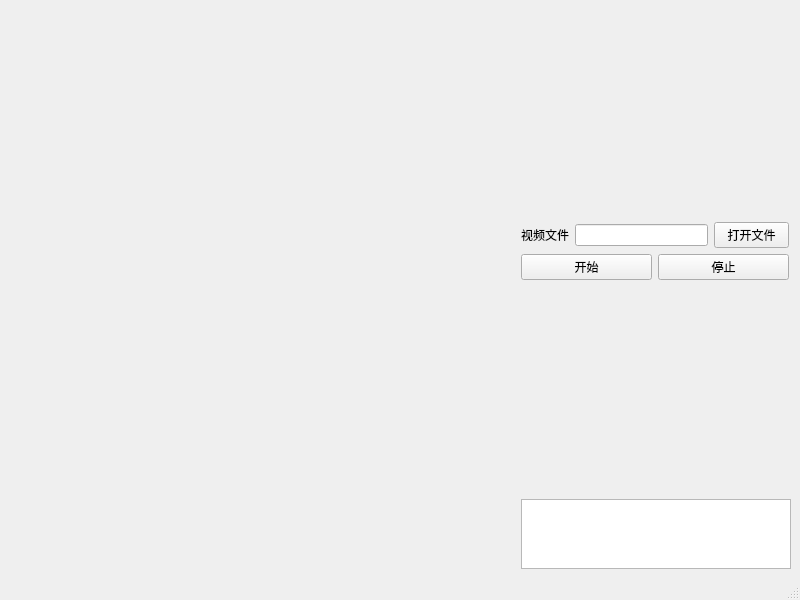
<?xml version="1.0" encoding="UTF-8"?>
<ui version="4.0">
 <class>ShakeTestWindow</class>
 <widget class="QMainWindow" name="ShakeTestWindow">
  <property name="geometry">
   <rect>
    <x>0</x>
    <y>0</y>
    <width>800</width>
    <height>600</height>
   </rect>
  </property>
  <property name="windowTitle">
   <string>MainWindow</string>
  </property>
  <widget class="QWidget" name="centralwidget">
   <layout class="QGridLayout" name="gridLayout">
    <item row="0" column="0">
     <widget class="QLabel" name="videoview">
      <property name="minimumSize">
       <size>
        <width>441</width>
        <height>0</height>
       </size>
      </property>
      <property name="text">
       <string/>
      </property>
     </widget>
    </item>
    <item row="0" column="1">
     <layout class="QVBoxLayout" name="verticalLayout">
      <item>
       <spacer name="verticalSpacer_2">
        <property name="maximumSize">
         <size>
          <width>270</width>
          <height>16777215</height>
         </size>
        </property>
        <property name="orientation">
         <enum>Qt::Vertical</enum>
        </property>
        <property name="sizeHint" stdset="0">
         <size>
          <width>20</width>
          <height>40</height>
         </size>
        </property>
       </spacer>
      </item>
      <item>
       <layout class="QHBoxLayout" name="horizontalLayout">
        <item>
         <widget class="QLabel" name="label">
          <property name="maximumSize">
           <size>
            <width>48</width>
            <height>16777215</height>
           </size>
          </property>
          <property name="text">
           <string>视频文件</string>
          </property>
         </widget>
        </item>
        <item>
         <widget class="QLineEdit" name="videopath">
          <property name="maximumSize">
           <size>
            <width>133</width>
            <height>16777215</height>
           </size>
          </property>
         </widget>
        </item>
        <item>
         <widget class="QPushButton" name="openvideo">
          <property name="maximumSize">
           <size>
            <width>75</width>
            <height>16777215</height>
           </size>
          </property>
          <property name="text">
           <string>打开文件</string>
          </property>
         </widget>
        </item>
       </layout>
      </item>
      <item>
       <layout class="QHBoxLayout" name="horizontalLayout_2">
        <item>
         <widget class="QPushButton" name="isok">
          <property name="maximumSize">
           <size>
            <width>131</width>
            <height>16777215</height>
           </size>
          </property>
          <property name="text">
           <string>开始</string>
          </property>
         </widget>
        </item>
        <item>
         <widget class="QPushButton" name="cancel_button">
          <property name="maximumSize">
           <size>
            <width>131</width>
            <height>16777215</height>
           </size>
          </property>
          <property name="text">
           <string>停止</string>
          </property>
         </widget>
        </item>
       </layout>
      </item>
      <item>
       <spacer name="verticalSpacer">
        <property name="maximumSize">
         <size>
          <width>270</width>
          <height>16777215</height>
         </size>
        </property>
        <property name="orientation">
         <enum>Qt::Vertical</enum>
        </property>
        <property name="sizeHint" stdset="0">
         <size>
          <width>20</width>
          <height>40</height>
         </size>
        </property>
       </spacer>
      </item>
      <item>
       <widget class="QTextBrowser" name="textBrowser">
        <property name="maximumSize">
         <size>
          <width>270</width>
          <height>16777215</height>
         </size>
        </property>
       </widget>
      </item>
     </layout>
    </item>
   </layout>
  </widget>
  <widget class="QMenuBar" name="menubar">
   <property name="geometry">
    <rect>
     <x>0</x>
     <y>0</y>
     <width>800</width>
     <height>23</height>
    </rect>
   </property>
  </widget>
  <widget class="QStatusBar" name="statusbar"/>
 </widget>
 <resources/>
 <connections/>
</ui>
